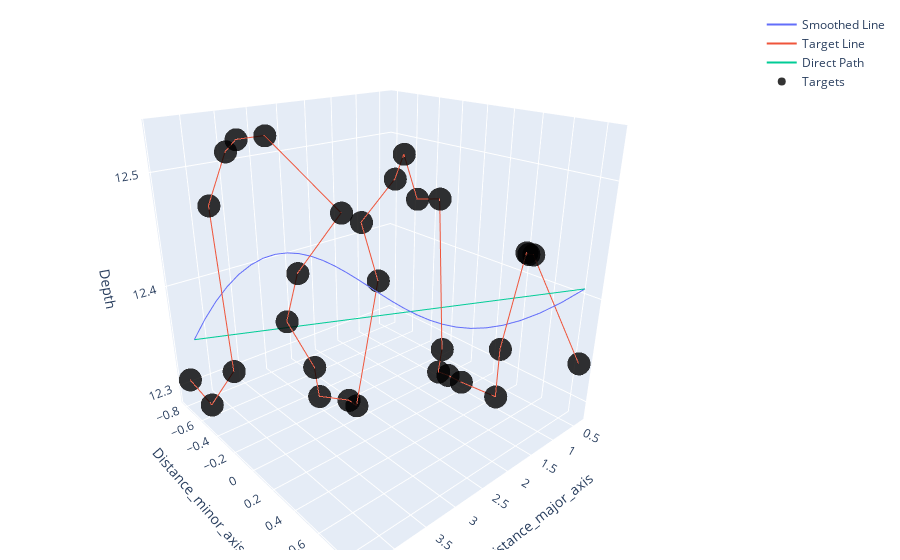

Here is the notebook cell this chart was saved with:
### Code cell
i = 50
trackPlot(dfT,dfR.iloc[i].Process_ID, dfR.iloc[i].Region_ID)
print(regionStats(dfR.iloc[i],dfT,processParams1.wbatParams.mooringNum,path_direct=False))
print(regionStats(dfR.iloc[i],dfT,processParams1.wbatParams.mooringNum,path_direct=True))
